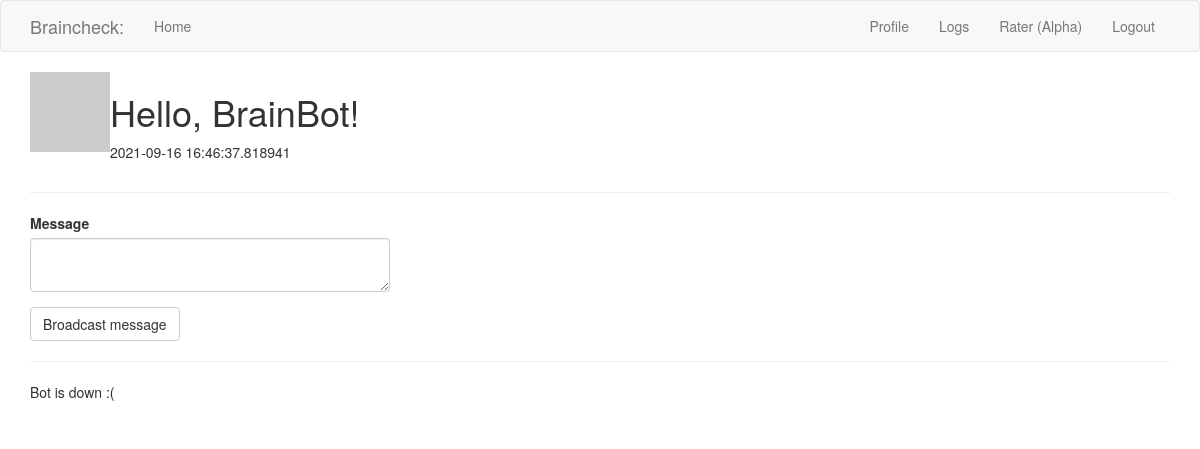
Screenshot of /user/BrainBot (signed in) with the database file from the repository.
### app/models.py (models this page shows, shortened)
class Usernames(db.Model, UserMixin):
    __tablename__ = 'usernames'
    id = db.Column(db.Integer, primary_key=True)
    username = db.Column(db.String, index=True, unique=True)
    pass_hash = db.Column(db.String)
    about_me = db.Column(db.String(140))
    last_seen = db.Column(db.DateTime, default=datetime.utcnow)
    ratings = db.relationship('Ratings', backref='rater', lazy='dynamic')
    broadcasts = db.relationship('Broadcasts', backref='mod', lazy='dynamic')
    scan_ratings = db.relationship('ScanRater', backref='scan_rater', lazy = 'dynamic')
    def avatar(self, size):
        digest = md5(self.username.lower().encode('utf-8')).hexdigest()
        return 'https://gravatar.com/avatar/{}?d=identicon&s={}'.format(digest, size)

class Broadcasts(db.Model):
    __tablename__ = 'broadcasts'
    id = db.Column(db.Integer, primary_key=True)
    broadcast = db.Column(db.String, nullable=False)
    timestamp = db.Column(db.DateTime, index=True, default=datetime.utcnow)
    user_id = db.Column(db.Integer, db.ForeignKey('usernames.id'))

### app/routes.py (the view)
@app.route('/user/<username>', methods=['GET', 'POST'])
@login_required
def user(username):
    user = Usernames.query.filter_by(username=username).first_or_404()
    announcements = db.session.query(Broadcasts).all()
    form = Notifications()
    if form.validate_on_submit():
        message = Broadcasts(broadcast=form.notif.data)
        db.session.add(message)
        db.session.commit()
        flash('Message has been sent to the site.')
        return redirect(url_for('user', username=current_user.username))
    return render_template('user.html', user=user, announcements=announcements, form=form)

### app/forms.py
class Notifications(FlaskForm):
    notif = TextAreaField('Message', validators=[DataRequired()])
    submit = SubmitField('Broadcast message')

### app/models.py (called while the page is built)
@login.user_loader
def load_user(id):
    return Usernames.query.get(int(id))

### app/routes.py (called while the page is built)
@app.before_request
def before_request():
    if current_user.is_authenticated:
        current_user.last_seen = datetime.utcnow()
        db.session.commit()

### app/templates/user.html (shortened to what this page needs)
{% extends "base.html" %}
{% import 'bootstrap/wtf.html' as wtf %}
{% block app_content %}
    <table>
        <tr valign="top">
            <td><img src="{{ user.avatar(128) }}"></td>
            <td>
                <h1>Hello, {{ user.username }}!</h1>
                {% if user.last_seen %}<p>{{ user.last_seen }}</p>{% endif %}
            </td>
        </tr>
    </table>
    {% if current_user.username == 'admin' %}
    <hr>
    <div class='row'>
        <div class="col-md-4">
            {{ wtf.quick_form(form) }}
        </div>
    </div>
    {% endif %}
    <hr>
    {% for announcement in announcements %}
        {{ announcement.broadcast }} <br>
    {% endfor %} <br>
{% endblock %}

### rows the page displays
Usernames: username "BrainBot", last_seen "2021-09-16 16:46:37.818941"
Broadcasts: broadcast "Bot is down :("
